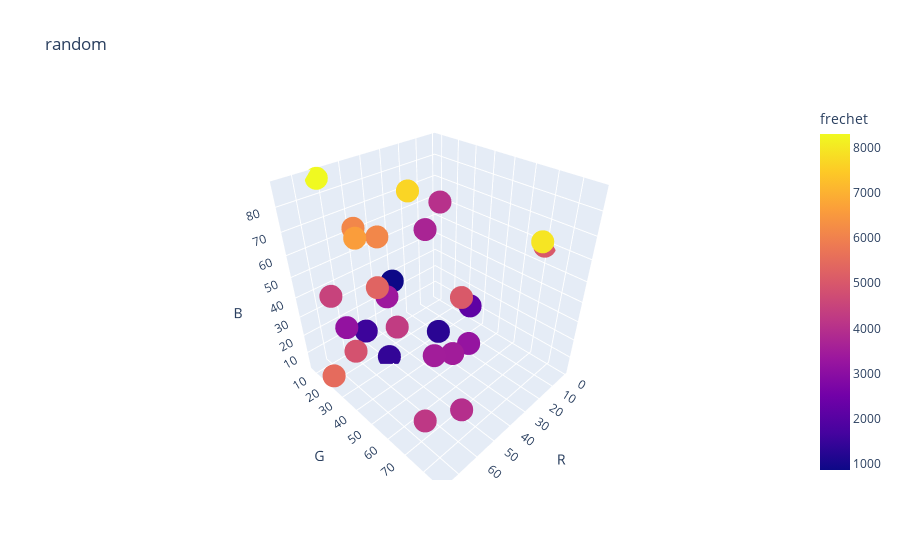

The notebook cell this image was saved under:
### Markdown cell above
#### Grid Example Output

![](https://github.com/sparks-baird/self-driving-lab-demo/blob/main/notebooks/grid-observations.png?raw=1)

### Code cell
#@markdown Visualize the random points that were used for searching.
px.scatter_3d(random_df, x="R", y="G", z="B", color="frechet", title="random")

### Figure 1 — Plotly figure (JSON) as saved in the notebook; plotly's stock layout.template omitted (floating-point values rounded to 4 significant figures)
{"data": [{"hovertemplate": "R=%{x}<br>G=%{y}<br>B=%{z}<br>frechet=%{marker.color}<extra></extra>", "legendgroup": "", "marker": {"color": [6616.0, 8305.0, 4187, 7669.0, 3476.0, 3213, 5310, 7947.0, 4487, 4014.0, 3970, 1286.0, 2155.0, 6130.0, 6129.0, 4879, 3159, 5046.0, 3498, 1564, 3366, 4297, 1411, 862, 5494, 3679.0, 5051.0], "coloraxis": "coloraxis", "symbol": "circle"}, "mode": "markers", "name": "", "scene": "scene", "showlegend": false, "type": "scatter3d", "x": [69, 62, 68, 40, 57, 20, 74, 32, 69, 4, 66, 33, 12, 60, 62, 72, 61, 1, 63, 51, 60, 68, 50, 39, 76, 25, 50], "y": [39, 8, 70, 33, 73, 49, 56, 87, 17, 14, 86, 42, 42, 39, 28, 35, 12, 70, 70, 12, 42, 57, 27, 19, 21, 26, 70], "z": [77, 87, 11, 83, 40, 6, 68, 80, 42, 61, 29, 17, 20, 74, 74, 26, 18, 59, 41, 10, 50, 49, 3, 36, 5, 59, 59]}], "layout": {"coloraxis": {"colorbar": {"title": {"text": "frechet"}}, "colorscale": [[0, "#0d0887"], [0.1111, "#46039f"], [0.2222, "#7201a8"], [0.3333, "#9c179e"], [0.4444, "#bd3786"], [0.5556, "#d8576b"], [0.6667, "#ed7953"], [0.7778, "#fb9f3a"], [0.8889, "#fdca26"], [1, "#f0f921"]]}, "legend": {"tracegroupgap": 0}, "scene": {"domain": {"x": [0, 1], "y": [0, 1]}, "xaxis": {"title": {"text": "R"}}, "yaxis": {"title": {"text": "G"}}, "zaxis": {"title": {"text": "B"}}}, "title": {"text": "random"}}}
